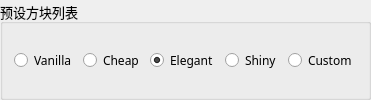
             <widget class="QGroupBox" name="groupBox">
              <property name="font">
               <font>
                <family>微软雅黑</family>
                <pointsize>10</pointsize>
               </font>
              </property>
              <property name="title">
               <string>预设方块列表</string>
              </property>
              <property name="alignment">
               <set>Qt::AlignLeading|Qt::AlignLeft|Qt::AlignVCenter</set>
              </property>
              <layout class="QHBoxLayout" name="horizontalLayout_3">
               <item>
                <widget class="QRadioButton" name="isBLCreative">
                 <property name="font">
                  <font>
                   <family>微软雅黑</family>
                   <pointsize>9</pointsize>
                  </font>
                 </property>
                 <property name="text">
                  <string>Vanilla</string>
                 </property>
                </widget>
               </item>
               <item>
                <widget class="QRadioButton" name="isBLSurvivalCheaper">
                 <property name="font">
                  <font>
                   <family>微软雅黑</family>
                   <pointsize>9</pointsize>
                  </font>
                 </property>
                 <property name="text">
                  <string>Cheap</string>
                 </property>
                </widget>
               </item>
               <item>
                <widget class="QRadioButton" name="isBLSurvivalBetter">
                 <property name="font">
                  <font>
                   <family>微软雅黑</family>
                   <pointsize>9</pointsize>
                  </font>
                 </property>
                 <property name="text">
                  <string>Elegant</string>
                 </property>
                 <property name="checked">
                  <bool>true</bool>
                 </property>
                </widget>
               </item>
               <item>
                <widget class="QRadioButton" name="isBLGlowing">
                 <property name="font">
                  <font>
                   <family>微软雅黑</family>
                   <pointsize>9</pointsize>
                  </font>
                 </property>
                 <property name="text">
                  <string>Shiny</string>
                 </property>
                </widget>
               </item>
               <item>
                <widget class="QRadioButton" name="isBLCustom">
                 <property name="font">
                  <font>
                   <family>微软雅黑</family>
                   <pointsize>9</pointsize>
                  </font>
                 </property>
                 <property name="text">
                  <string>Custom</string>
                 </property>
                </widget>
               </item>
              </layout>
             </widget>
